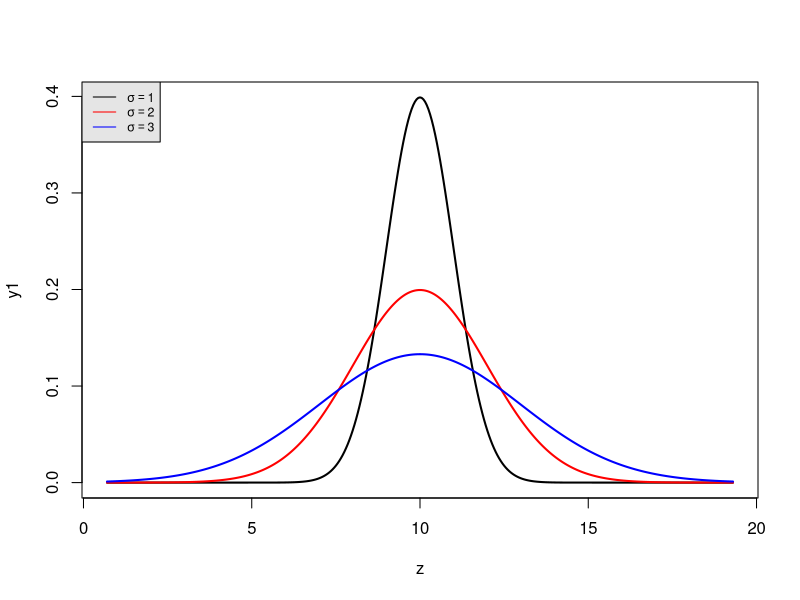
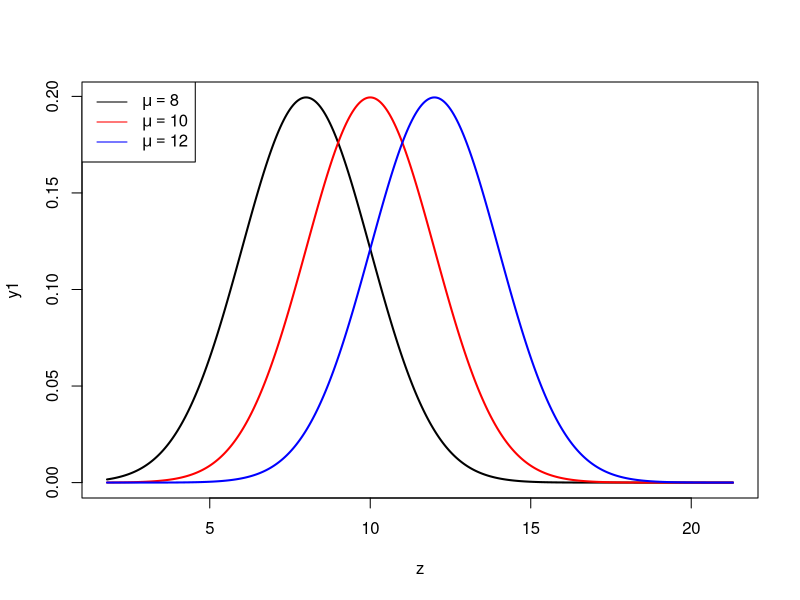
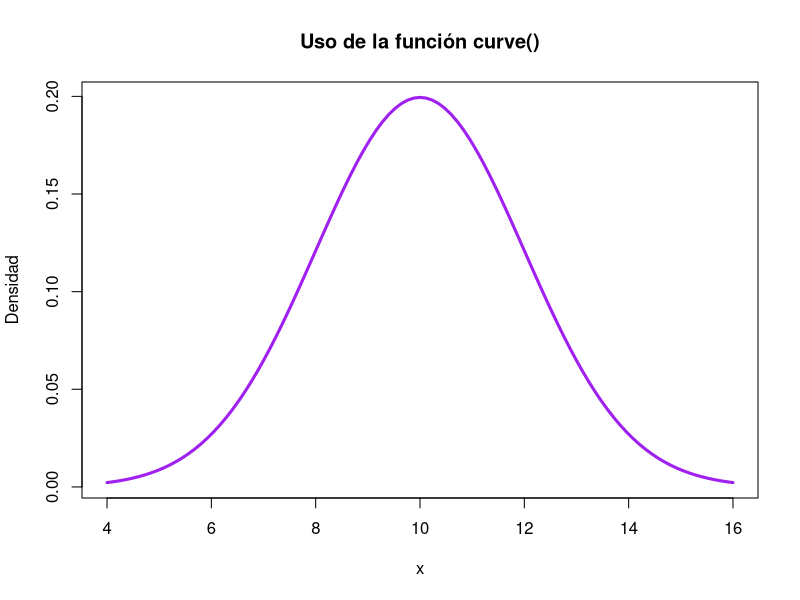
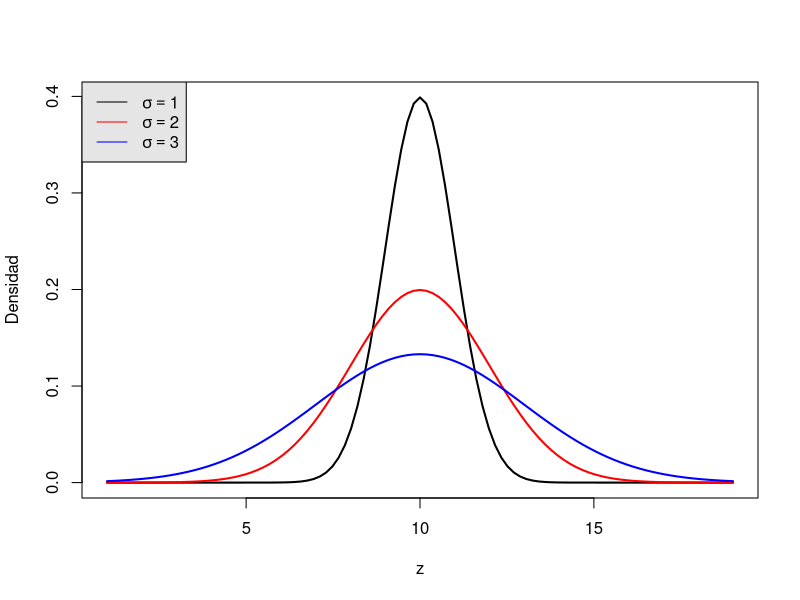
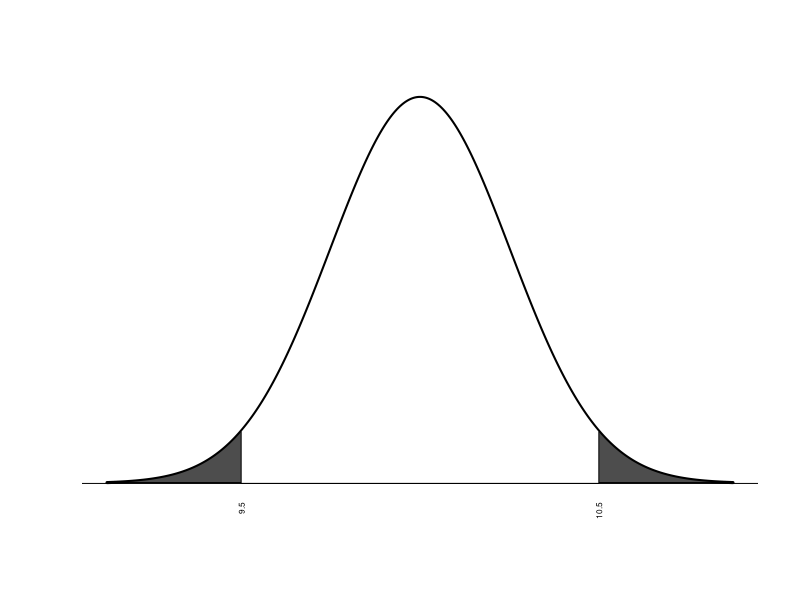
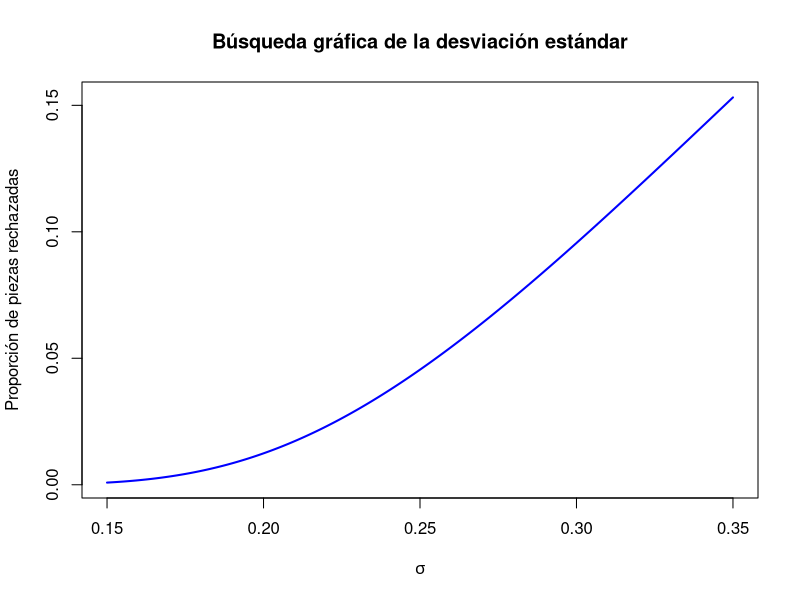
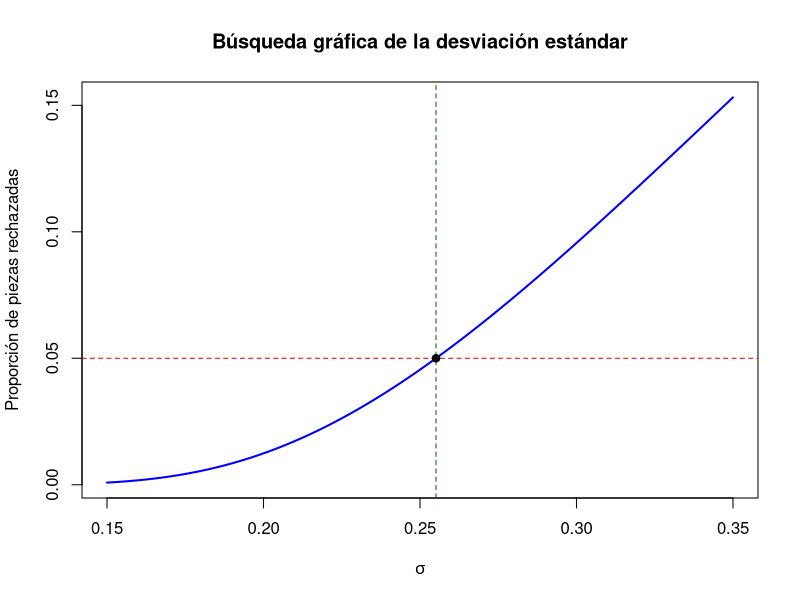
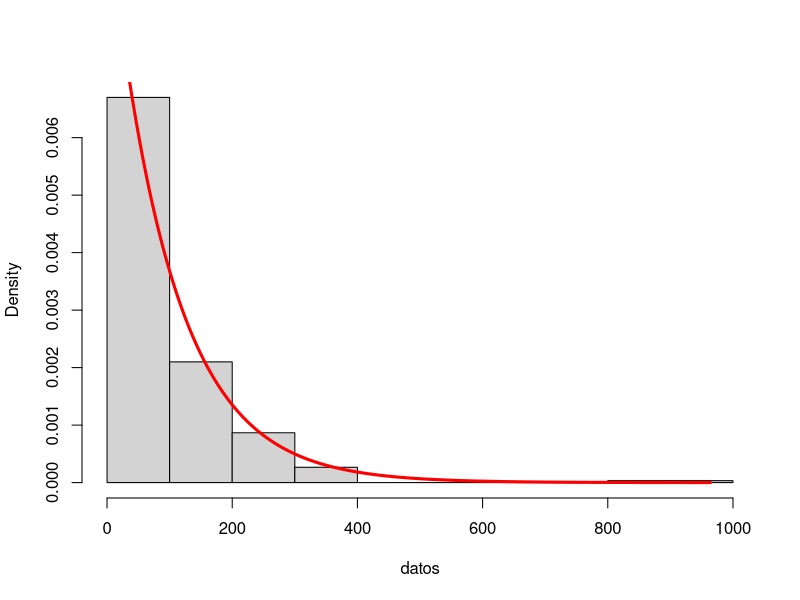

The R script that drew these images, in order:
## ---- chunk 1
#| echo: false
sombreado2<-function(mu=0,sigma=1,minsomb=-Inf,maxsomb=NULL,gris=0.45,two.sided=FALSE){
  if(is.numeric(sigma)){
    if(sigma<0){stop("la desviación estándar debe ser un número positivo")}
  }else{stop("La desviación debe ser numérica")}
  if(is.null(maxsomb)){maxsomb<- mu-sigma}
  
  if(minsomb>=maxsomb){stop("El límite inferior de la sombra debe ser menor que el superior")}
  linf<-mu-3.5*sigma
  lsup<-mu+3.5*sigma
  x<-pretty(c(linf,lsup),1000)
  y<-dnorm(x,mean=mu,sd=sigma)
  plot(x,y,type="l",xlim=range(x),  ylim=range(y),  axes=F,xlab="",ylab="",lwd=3,lty=1 )
  if(two.sided){
  polygon(c(-Inf,x[x>=-Inf & x <=Inf],Inf),c( 0, dnorm(x[x>=-Inf & x <=Inf],mu,sigma),0 ), col=gray(0.3) )
  polygon(c(minsomb,x[x>=minsomb & x <=maxsomb],maxsomb),c( 0, dnorm(x[x>=minsomb & x <=maxsomb],mu,sigma),0 ), col=gray(1) )
  }else{polygon(c(minsomb,x[x>=minsomb & x <=maxsomb],maxsomb),c( 0, dnorm(x[x>=minsomb & x <=maxsomb],mu,sigma),0 ), col=gray(gris) )}
  
  abline(h=0)
}
## ---- chunk 2
z = pretty(c(qnorm(0.001,10,3),qnorm(0.999,10,3)),300)
y1=dnorm(z, 10, 1)
y2=dnorm(z, 10,2)
y3=dnorm(z, 10,3) 
plot(z,y1,lwd=2,col='black',type='l') 
lines(z,y2,lwd=2,col='red') 
lines(z,y3,lwd=2,col='blue')
legend('topleft',legend = expression(sigma == 1, sigma == 2, sigma == 3),col=c('black','red','blue'),lty = 1,cex=0.75,bty='o', bg = "gray90")
## ---- chunk 3
z = pretty(c(qnorm(0.001,8,2),qnorm(0.999,12,3)),300)
y1=dnorm(z, 8, 2)
y2=dnorm(z, 10,2)
y3=dnorm(z, 12,2) 
plot(z,y1,lwd=2,col='black',type='l') 
lines(z,y2,lwd=2,col='red') 
lines(z,y3,lwd=2,col='blue')
legend('topleft',legend =expression(mu==8,mu==10,mu==12),
       col=c('black','red','blue'),lty = 1)
## ---- chunk 4
#| echo: true

# Graficamos la densidad de una normal estándar directamente
curve(dnorm(x, mean = 10, sd = 2), 
      from = 4, to = 16, 
      col = "purple", lwd = 3,
      ylab = "Densidad", xlab = "x",
      main = "Uso de la función curve()")
## ---- chunk 5
#| echo: true

# 1. Dibujamos la primera curva (establece el lienzo y los ejes)
# Usamos 'from' y 'to' para definir el rango del eje x (basado en la campana más ancha)
curve(dnorm(x, mean = 10, sd = 1), 
      from = 1, to = 19, 
      lwd = 2, col = 'black', 
      ylab = "Densidad", xlab = "z")

# 2. Superponemos la segunda curva usando add = TRUE
curve(dnorm(x, mean = 10, sd = 2), 
      lwd = 2, col = 'red', 
      add = TRUE)

# 3. Superponemos la tercera curva usando add = TRUE
curve(dnorm(x, mean = 10, sd = 3), 
      lwd = 2, col = 'blue', 
      add = TRUE)

# 4. Agregamos la leyenda exactamente igual que antes
legend('topleft', 
       legend = expression(sigma == 1, sigma == 2, sigma == 3),
       col = c('black', 'red', 'blue'), 
       lty = 1, bg = "gray90")
## ---- chunk 6
#| echo: false
#| fig-cap: "Área sombreada, probabilidad solicitada"

sombreado2(minsomb=-2,maxsom=2 ,gris=1,two.sided=TRUE)
mtext("9.5",side=1,line=0.2,at=-2,cex=0.5,las=3)
mtext("10.5",side=1,line=0.2,at=2,cex=0.5,las=3)

## ---- chunk 7
1-(pnorm(10.5,mean=10,sd=0.35)-pnorm(9.5,mean=10,sd=0.35))
## ---- chunk 8
pnorm(9.5,mean=10,sd=0.35)+pnorm(10.5,mean=10,
sd=0.35,lower.tail = FALSE)
## ---- chunk 9
#| echo: true

qnorm(0.025,lower.tail = FALSE)

## ---- chunk 10
#| echo: true
#| 
area=function(s){
 pnorm(9.5,mean=10,sd=s)+pnorm(10.5,mean=10,
sd=s,lower.tail = FALSE)
}
## ---- chunk 11
#| echo: true

# valores de sigma 
x = seq(0.15, 0.35, length.out = 500) 
# valores del área para esos sigmas  
y = area(x)
## ---- chunk 12
#| echo: true


# Gráfico base
plot(x, y, type="l", col="blue", lwd=2,
     xlab=expression(sigma), 
     ylab="Proporción de piezas rechazadas",
     main="Búsqueda gráfica de la desviación estándar")
## ---- chunk 13
#| echo: false 

# Interpolación inversa: buscar el valor de x (sigma) cuando y es exactamente 0.05
sigma_buscado = approx(x = y, y = x, xout = 0.05)$y

# Visualización de la intersección en el gráfico


# Gráfico base
plot(x, y, type="l", col="blue", lwd=2,
     xlab=expression(sigma), 
     ylab="Proporción de piezas rechazadas",
     main="Búsqueda gráfica de la desviación estándar")

abline(h = 0.05, col="red", lty=2)                  # Línea horizontal en y = 0.05
abline(v = sigma_buscado, col="darkgreen", lty=2)   # Línea vertical en el sigma encontrado
points(sigma_buscado, 0.05, pch=19, col="black")    # Punto de cruce

## ---- chunk 14
#| echo: true  


sigma_buscado = approx(x = y, y = x, xout = 0.05)$y 
## ---- chunk 15
#| echo: true

# se pide P(X>191)
pnorm(191,200,15,lower.tail = FALSE)
## ---- chunk 16
#| echo: true

# se pide P(209 < X <  224)
pnorm(224,200,15)-pnorm(209,200,15)
## ---- chunk 17
#| echo: true

round( pnorm(230,200,15,lower.tail = FALSE)*1000 )  
## ---- chunk 18
#| echo: true

# un caso de cuantiles 
qnorm(0.25,200,15)
## ---- chunk 19
#| echo: true

1-pexp(200,rate=0.01)
## ---- chunk 20
#| echo: true
#| 
datos=rexp(300,rate = 0.01)  # note el uso de 'r'
x=pretty(c(min(datos),max(datos)),500)
y=dexp(x,rate = 0.01) # note el uso de 'd' 
hist(datos,freq = FALSE,main="")
lines(x,y,col='red',lwd=3)
## ---- chunk 21
#| echo: true

# Fijamos la semilla
set.seed(123)

# Generamos los datos
datos = rexp(300, rate = 0.01)
head(datos)
## ---- chunk 22
#| echo: true

x=pretty(c(qexp(0.001,0.01),qexp(0.999,0.01)),300) # note el uso de 'q' 
y=pexp(x,rate = 0.01) # note el uso de 'p'  
plot(x,y,type='l')
